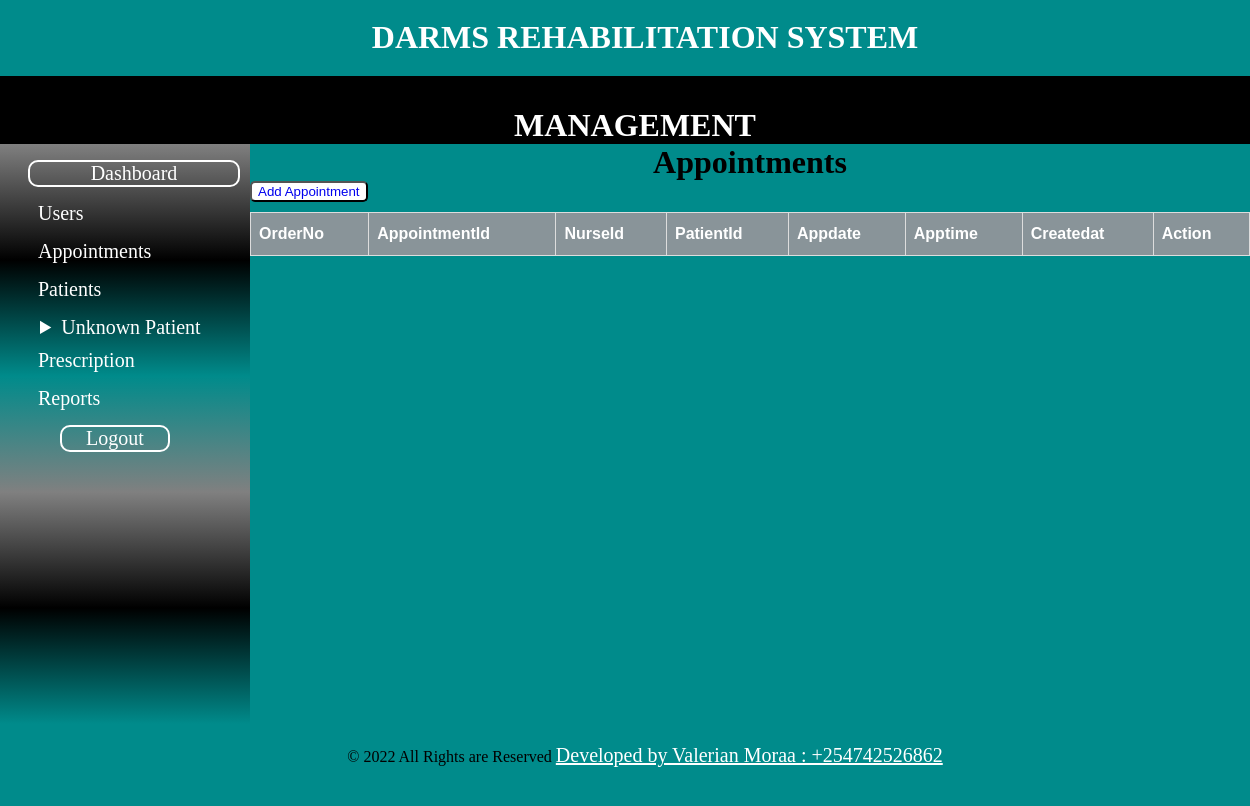
Page /admin/appointments.php on the earlier database version.
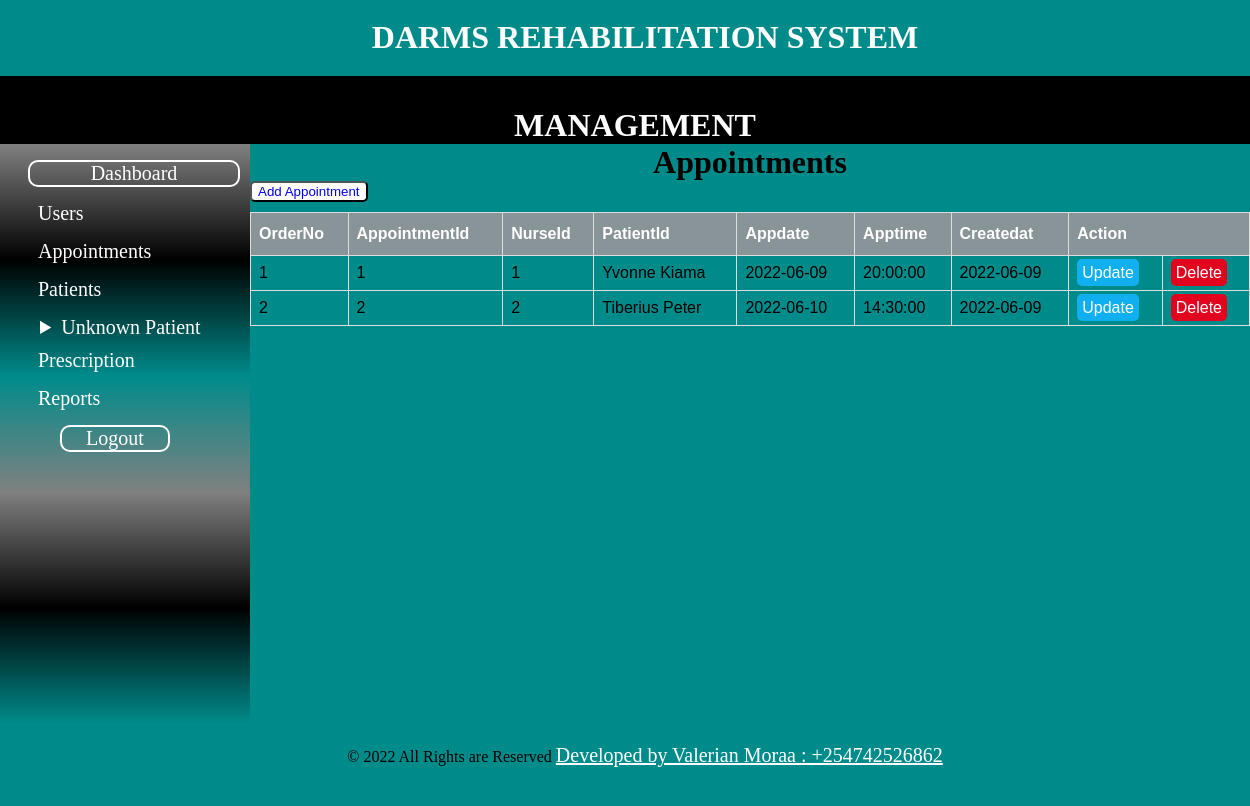
Same page on the later database version.
### tables this page shows
CREATE TABLE `appointment` (
  `appointment_id` int(10) NOT NULL,
  `doctorid` int(10) NOT NULL,
  `patientid` int(10) NOT NULL,
  `appointment_date` date NOT NULL,
  `appointment_time` time NOT NULL,
  `createdat` date DEFAULT NULL
);

CREATE TABLE `patient` (
  `patient_id` int(10) NOT NULL,
  `patient_name` varchar(100) NOT NULL,
  `patient_email` varchar(100) DEFAULT NULL,
  `patient_mobile` varchar(100) DEFAULT NULL,
  `patient_gender` varchar(50) NOT NULL,
  `Date_of_birth` date NOT NULL,
  `guardian` varchar(100) DEFAULT NULL,
  `patient_address` varchar(100) DEFAULT NULL,
  `createdat` date DEFAULT NULL
);

### admin/appointments.php (the view, shortened to what this page needs)
<?php include "includes/header.php"; ?>
<?php include "includes/navigation.php"; ?>
<?php include "includes/sidebar.php"; ?>
<div class="article">
    <h1 id="titleoftable">Appointments</h1>
    <button><a href="../receptionist/appointment.php">Add Appointment</a></button>
    <table id="appointments">
        <thead>
            <th>OrderNo</th>
            <th>AppointmentId</th>
            <th>NurseId</th>
            <th>PatientId</th>
            <th>Appdate</th>
            <th>Apptime</th>
            <th>Createdat</th>
            <th colspan="2">Action</th>
        </thead>
        <tbody>
            <?php
            $db = mysqli_connect('localhost', 'Valerian', '#Valeriephyl254', 'darms');
            $query = "SELECT * FROM appointment JOIN patient ON appointment.patientid=patient.patient_id";
            $select_all_appointments = mysqli_query($db, $query);
            $i = 0;
            while ($row = mysqli_fetch_assoc($select_all_appointments)) {
                $appointment_id = $row['appointment_id'];
                $doctorid = $row['doctorid'];
                $patient_id = $row['patient_name'];
                $appointment_date = $row['appointment_date'];
                $appointment_time = $row['appointment_time'];
                $createdat = $row['createdat'];
                $i++;
                echo "<tr>";
                echo "<td>{$i}</td>";
                echo "<td>{$appointment_id}</td>";
                echo "<td>{$doctorid}</td>";
                echo "<td>{$patient_id}</td>";
                echo "<td>{$appointment_date}</td>";
                echo "<td>{$appointment_time}</td>";
                echo "<td>{$createdat}</td>";
                echo "<td><a class='edit' href='../receptionist/appointment.php?edit={$appointment_id}'>Update</a></td>";
                echo "<td><a class='delete' href='appointments.php?delete={$appointment_id}'>Delete</a></td>";
                echo "</tr>";
            }
            ?>
        </tbody>
    </table>
</div>
<?php include "includes/footer.php"; ?>

Differences in the rows shown:
added appointment: appointment_id "1", doctorid "1", patientid.patient_name "Yvonne Kiama", appointment_date "2022-06-09", appointment_time "20:00:00", patientid.createdat "2022-06-09"
added appointment: appointment_id "2", doctorid "2", patientid.patient_name "Tiberius Peter", appointment_date "2022-06-10", appointment_time "14:30:00", patientid.createdat "2022-06-09"
